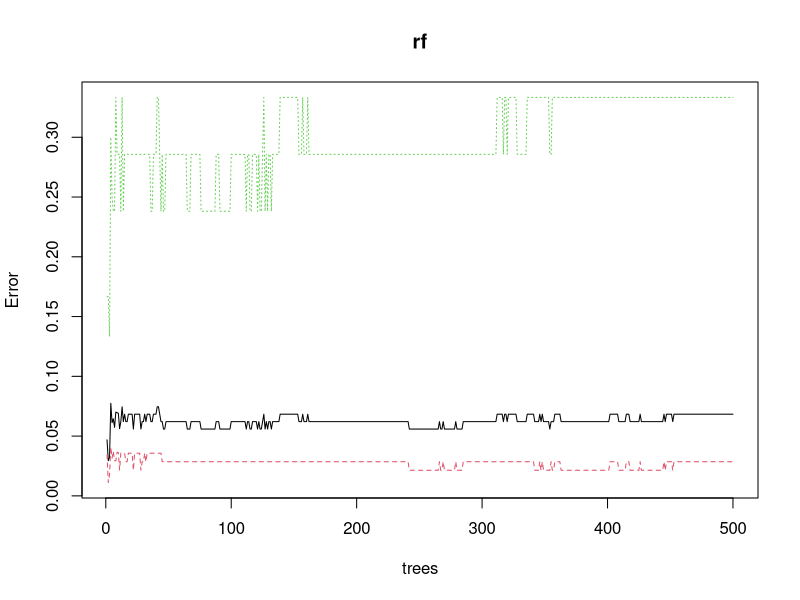
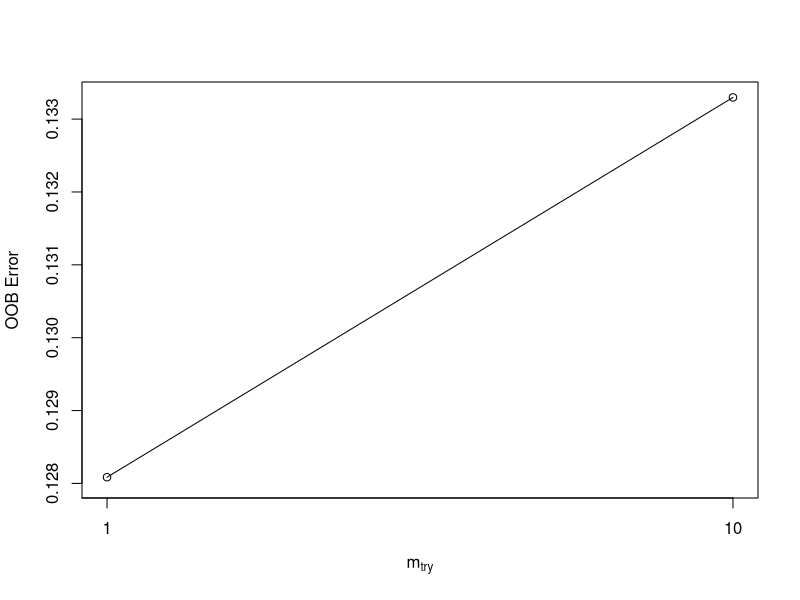

Reproduce these figures in R, in order.
data<-read.csv("formability.csv",header=FALSE)
str(data)
data$V1<-as.factor(data$V1)
str(data)
table(data$V1)
#data partition
set.seed(123)
ind<-sample(2,nrow(data),replace=TRUE,prob=c(0.7,0.3))
train<-data[ind==1,]
test<-data[ind==2,]
library(randomForest)
set.seed(222)
rf<-randomForest(V1~.,data=train)
print(rf)
attributes(rf)
rf$confusion
#prediction and cinfusion matrix- train data
library(caret)
p1<- predict(rf,train)
head(p1)
head(train$V1)
confusionMatrix(p1,train$V1)
p2<-predict(rf,test)
head(p2)
confusionMatrix(p2,test$V1)
plot(rf)
#Tune mtry
t<-tuneRF(train[,-3],train[,3],mtry=1,ntreeTry=300,stepFactor=0.1,plot=TRUE,trace=TRUE,improve=0.05)

